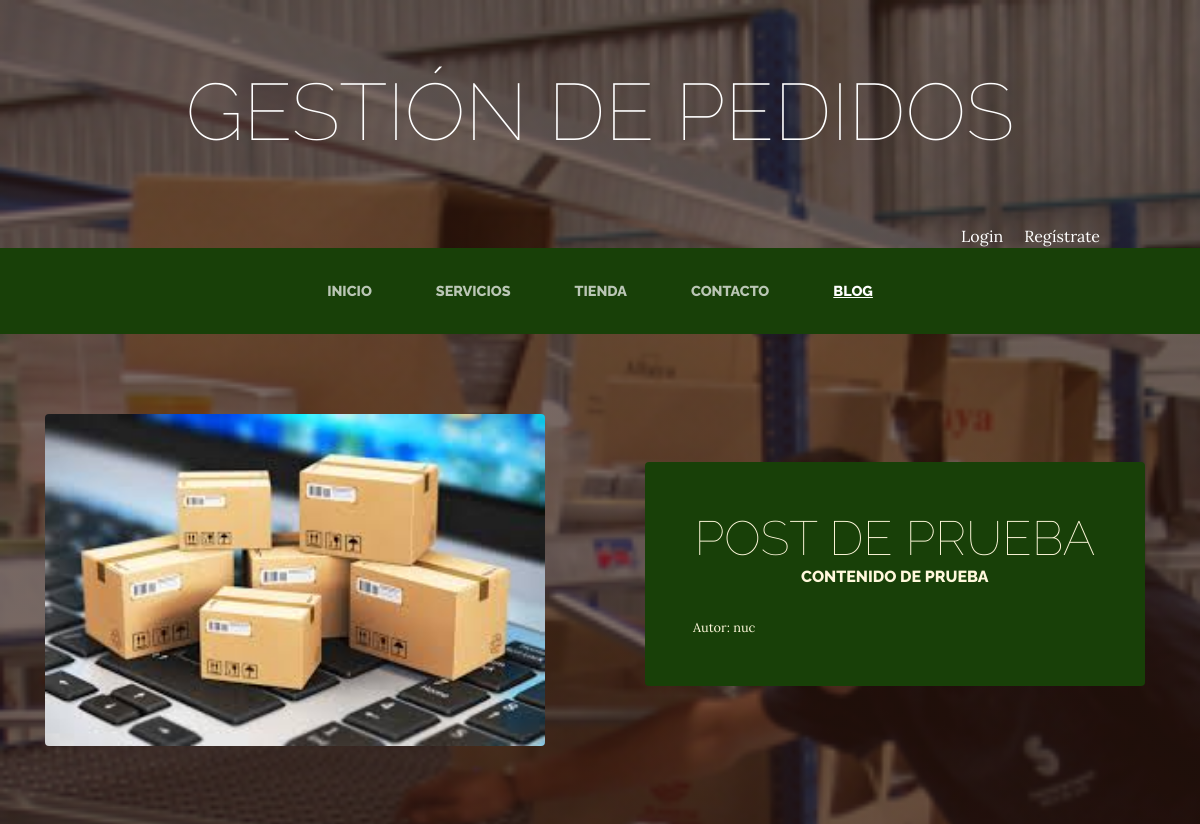
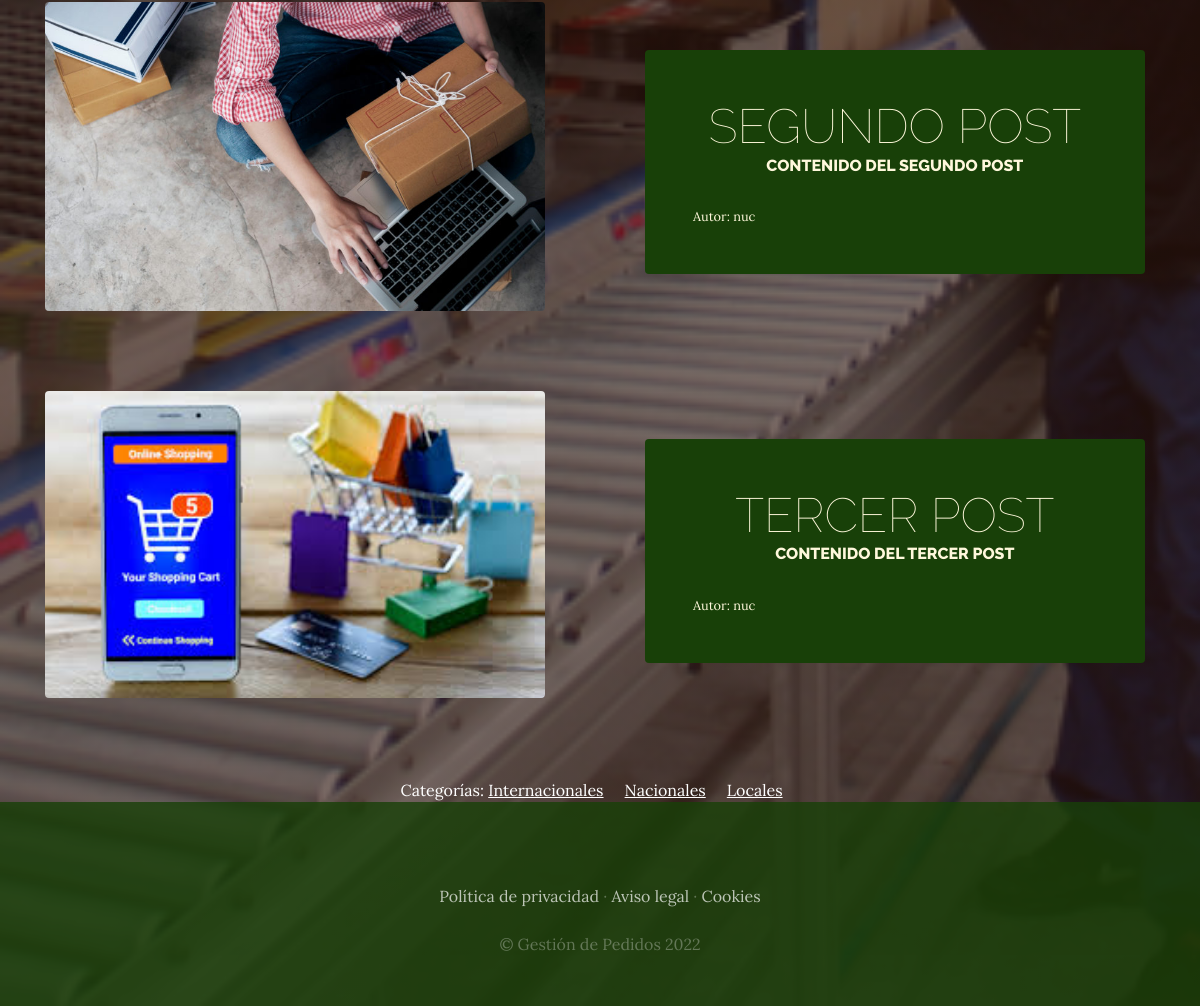
Screenshot of /blog/ with the database file from the repository (2 pictures, top to bottom).
### blog/models.py (models this page shows, shortened)
class Post(models.Model):
    titulo = models.CharField(max_length=50)
    contenido = models.CharField(max_length=50)
    imagen = models.ImageField(upload_to='blog', null=True, blank=True)
    autor = models.ForeignKey(User, on_delete=models.CASCADE)
    categorias = models.ManyToManyField(Categoria)
    created = models.DateTimeField(auto_now_add=True)
    updated = models.DateTimeField(auto_now_add=True)
    class Meta:
        verbose_name = "post"
        verbose_name_plural = "posts"

class Categoria(models.Model):
    nombre = models.CharField(max_length=50)
    created = models.DateTimeField(auto_now_add=True)
    updated = models.DateTimeField(auto_now_add=True)
    class Meta:
        verbose_name = "categoria"
        verbose_name_plural = "categorias"

### blog/views.py (the view)
# urls.py: 2. Add a URL to urlpatterns:  path('blog/', include('blog.urls'))
def blog(request):
    posts = Post.objects.all()
    return render(request, "blog/blog.html", {"posts": posts})

### carro/context_processor.py (called while the page is built)
def importe_total_carro(request):
    carro = Carro(request)
    total=0
    if request.user.is_authenticated:
        for key, value in request.session["carro"].items():
            total = total+float(value["precio"])
    else:
        total = "Debes hacer login"
    return {"importe_total_carro": total}

### blog/templates/blog/blog.html
{% extends "ProyectoWebApp/base.html" %}
{% load static %}
{% block content %}
    {% for post in posts %}
    <section class="page-section clearfix">
          <div class="container">
            <div class="intro">
              <img class="intro-img img-fluid mb-3 mb-lg-0 rounded" src="{{post.imagen.url}}" alt="" style="width: 45%;">
              <div class="intro-text left-0 text-center bg-faded p-5 rounded">
                <h2 class="section-heading mb-4" >
                  <span class="section-heading-lower">{{post.titulo}}</span>
                  <span class="section-heading-upper">{{post.contenido}}</span>
                </h2>
                <div style="text-align: left; font-size: 0.8em;">
                  Autor: {{post.autor}}
                </div>
              </div>
            </div>
          </div>
    </section>
    {% endfor %}
        <section>
          <div style="width: 75%; margin:auto; text-align: center; color: white;">
            Categorías:
            {% for post in posts %}
              {% for categoria in post.categorias.all %}
            <a href ="{% url 'categoria' categoria.id %}" class="linksCategorias">{{categoria.nombre}}</a> &nbsp; &nbsp;
              {% endfor %}
            {% endfor %}
          </div>
        </section>
    {% endblock %}

### ProyectoWebApp/templates/ProyectoWebApp/base.html (shortened to what this page needs)
<html>
<head>
    {% load static %}
    <link href="{% static 'ProyectoWebApp/vendor/bootstrap/css/bootstrap.min.css' %}" rel="stylesheet">
    <link href="{% static 'ProyectoWebApp/css/gestion.css' %}" rel="stylesheet">
</head>
<body>
    <h1 class="site-heading text-center text-white d-none d-lg-block">
        <span class="site-heading-lower">Gestión de Pedidos</span>
      </h1>
      <div style="text-align: right; margin-right: 100px; color: white;">
      {% if user.is_authenticated %}
      Hola {{user.username}} &nbsp; &nbsp;<a href="{% url 'cerrar_sesion' %}" style="color: white;">Cerrar sesión</a>
      {% else %}
      <a href="{% url 'loguear'%}" style="color: white;">Login</a> &nbsp; &nbsp; <a href="{% url 'Autenticacion' %}" style="color: white;">Regístrate</a>
      {% endif %}
      </div>
 <nav class="navbar navbar-expand-lg navbar-dark py-lg-4" id="mainNav">
    <div class="container">
      <div class="collapse navbar-collapse" id="navbarResponsive">
        <ul class="navbar-nav mx-auto">
          <li class="nav-item {% if request.path == '/' %} active {% endif %} px-lg-4">
            <a class="nav-link text-uppercase text-expanded" href="{% url 'Home' %}">Inicio</a>
          </li>
          <li class="nav-item {% if request.path == '/servicios/' %} active {% endif %} px-lg-4">
            <a class="nav-link text-uppercase text-expanded" href="{% url 'servicios' %}">Servicios</a>
          </li>
          <li class="nav-item {% if request.path == '/tienda/' %} active {% endif %} px-lg-4">
            <a class="nav-link text-uppercase text-expanded" href="{% url 'Tienda' %}">Tienda</a>
          </li>
          <li class="nav-item {% if request.path == '/contacto/' %} active {% endif %} px-lg-4">
            <a class="nav-link text-uppercase text-expanded" href="{% url 'Contacto' %}">Contacto</a>
          </li>
          <li class="nav-item {% if request.path|slice:':6' == '/blog/' %} active {% endif %} px-lg-4">
            <a class="nav-link text-uppercase text-expanded" href="{% url 'Blog' %}">Blog</a>
          </li>
        </ul>
      </div>
    </div>
  </nav>
  {% block content %}
  {% endblock %}
    <footer class="footer text-faded text-center py-5">
      <div class="container">
        <p class="m-0 mbt">
        	<a href="sample.html" class="link">Política de privacidad</a> ·
        	<a href="sample.html" class="link">Aviso legal</a> ·
        	<a href="sample.html" class="link">Cookies</a>
		</p>
        <p class="m-0 mbt1">&copy; Gestión de Pedidos 2022</p>
      </div>
	</footer>
</body>
</html>

### ProyectoWebApp/static/ProyectoWebApp/css/gestion.css (style rules this page uses)
body { font-family: 'Lora'; background: linear-gradient(rgba(47, 23, 15, 0.65), rgba(47, 23, 15, 0.65)), url("../img/bg_main.jpg"); background-attachment: fixed; background-position: center; background-size: cover; }
h1, h2, h3, h4, h5, h6 { font-family: 'Raleway'; }
p { line-height: 1.75; }
.text-faded { color: rgba(255, 255, 255, 0.3); }
.site-heading { margin-top: 5rem; margin-bottom: 5rem; text-transform: uppercase; line-height: 1; font-family: 'Raleway'; }
.site-heading .site-heading-lower { font-size: 5rem; font-weight: 100; line-height: 4rem; }
.page-section { margin-top: 5rem; margin-bottom: 5rem; }
.section-heading { text-transform: uppercase; }
.section-heading .section-heading-upper { display: block; font-size: 1rem; font-weight: 800; padding-bottom:.5rem; }
.section-heading .section-heading-lower { display: block; font-size: 3rem; font-weight: 100; }
.bg-faded { background-color: rgba(255, 255, 255, 0.85); }
#mainNav { background-color: rgba(24, 64, 8); font-family: 'Raleway'; }
#mainNav .navbar-nav .nav-item .nav-link { color: rgba(255, 255, 255, 0.7); font-weight: 800; }
#mainNav .navbar-nav .nav-item.active .nav-link { color: #ffffff; text-decoration: underline; }
@media (min-width: 992px) { #mainNav .navbar-nav .nav-item .nav-link { font-size: 0.9rem; } }
.intro { position: relative; }
@media (min-width: 992px) { .intro .intro-img { width: 75%; float: left; } }
@media (min-width: 992px) { .intro .intro-text { left: 600; width: 60%; margin-top: 3rem; background-color: rgba(24, 64, 8); color: cornsilk; position: absolute; } }
@media (min-width: 1200px) { .intro .intro-text { width: 45%; } }
.footer { background-color: rgba(24, 64, 8, 0.8); }
.mbt { padding-top: 2rem; }
.mbt1 { padding-top: 1.25rem; }
a.link { color: rgba(255, 255, 255, 0.7); }
.linksCategorias { color: white !important; text-decoration: underline; }

### rows the page displays
Post: imagen (picture), titulo "POST DE PRUEBA", contenido "CONTENIDO DE PRUEBA", autor "nuc"
Post: imagen (picture), titulo "SEGUNDO POST", contenido "CONTENIDO DEL SEGUNDO POST", autor "nuc"
Post: imagen (picture), titulo "TERCER POST", contenido "CONTENIDO DEL TERCER POST", autor "nuc"
Categoria: nombre "Internacionales"
Categoria: nombre "Nacionales"
Categoria: nombre "Locales"
